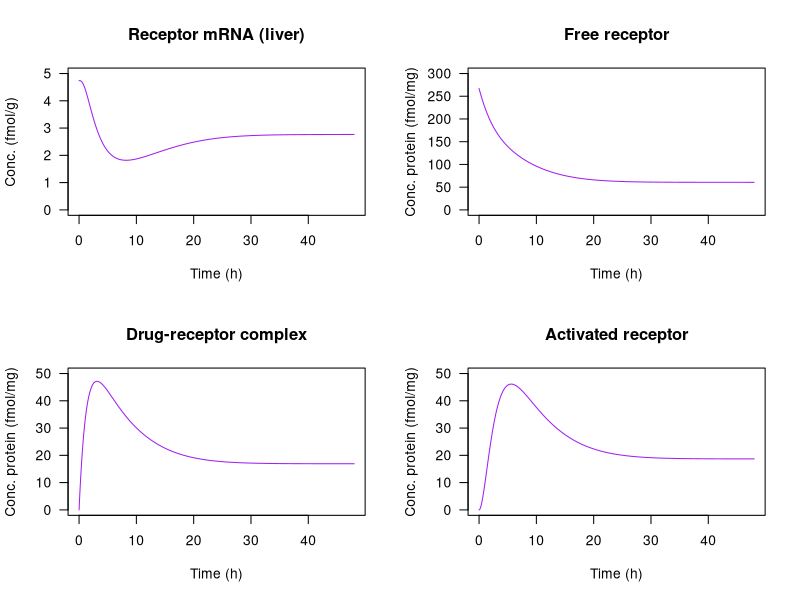

R code for this plot:
## ---- chunk 1
knitr::opts_chunk$set(echo = TRUE)
## ---- chunk 2
#knitr::include_graphics('example.png')
## ---- chunk 3
library(deSolve)

parameters <- c(ks_rm = 2.90,
                IC50_rm = 26.2,
                kon = 0.00329,
                kt = 0.63,
                kre = 0.57,
                Rf = 0.49,
                kd_r = 0.0572,
                kd_rm = 0.612,
                ks_r = 3.22,
                D = 20*1000/374.471)

state <- c(MRNAr = 4.74,
           R = 267,
           DR = 0,
           DRn = 0)

Gluco <- function(t, state, parameters) {
  with(as.list(c(state, parameters)),{
    # rate of change
    dMRNAr <- ks_rm * (1 - DRn/(IC50_rm + DRn)) - kd_rm * MRNAr
    dR <- ks_r * MRNAr + Rf * kre * DRn - kon * D * R - kd_r * R
    dDR <- kon * D * R - kt * DR
    dDRn <- kt * DR - kre * DRn
    
    # return the rate of change
    list(c(dMRNAr, dR, dDR, dDRn))
  }) # end with(as.list ...
}

times <- seq(0, 48, by = 0.01)


out <- ode(y = state, times = times, func = Gluco, parms = parameters)
## ---- chunk 4
#plot(out)
#code to generate figures with title, subscripts, legenda etc
par(las=1)
plot(out, xlab = "Time (h)", 
     ylab = c("Conc. (fmol/g)", "Conc. protein (fmol/mg)", "Conc. protein (fmol/mg)", "Conc. protein (fmol/mg)"), 
     main = c("Receptor mRNA (liver)", "Free receptor", "Drug-receptor complex", "Activated receptor"),
     col="purple", ylim = list(c(0,5), c(0,300), c(0,50), c(0,50)))
